Frame 1 (no input): blank canvas, image omitted
Frame 60 (no input): blank canvas, image omitted
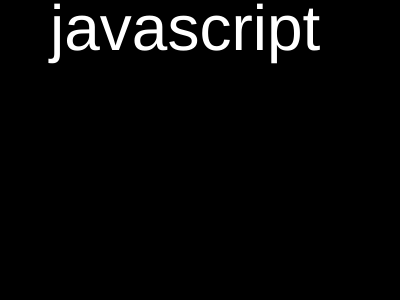
Frame 120 (the mouse pressed at the canvas centre since frame 60)

The p5.js sketch whose frames 1 and 60 were blank and that drew this single picture after the mouse press (run headless with seeded random() and noise() and a simulated clock; from frame 60 on, the mouse is pressed at the canvas centre):

// p5.js sketch
// ── sketch.js
// Here is an array of "strings"
var languages = ["c++", "java", "javascript", "python"];


function setup() {
  createCanvas(400, 300);
  background(0);
  textSize(64);
  text("Click the mouse", 50, 50);
}

function mousePressed() {
  background(0);
  // Here's how you can pick a random index for an array
  var index = floor(random(0, languages.length));
  fill(255);
  textSize(64);
  // Drawing random text each time the mouse is pressed
  text(languages[index], 50, 50);
}

function draw() {

}
